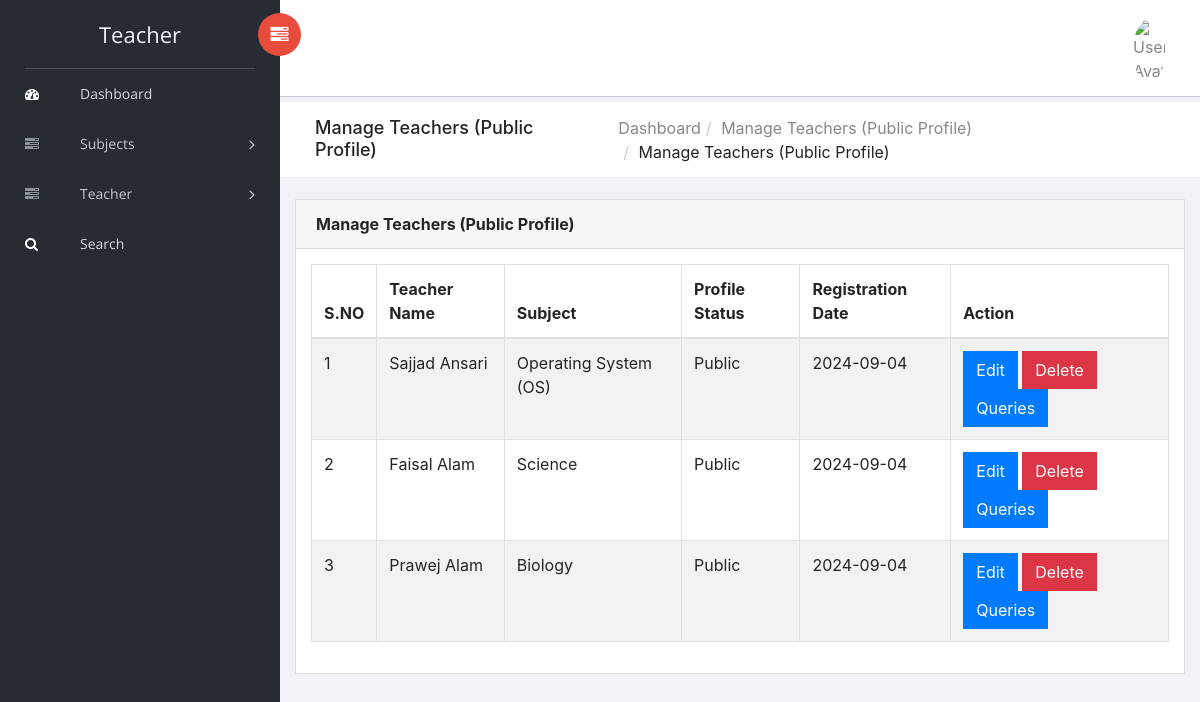
Page /Dashboard/teacher/admin/manage-publicprofileteacher.php on the committed database.
### tables this page shows
CREATE TABLE `tblteacher` (
  `ID` int(10) NOT NULL,
  `Name` varchar(120) DEFAULT NULL,
  `Picture` varchar(200) NOT NULL,
  `Email` varchar(120) DEFAULT NULL,
  `MobileNumber` bigint(10) DEFAULT NULL,
  `password` varchar(255) DEFAULT NULL,
  `Qualifications` varchar(120) DEFAULT NULL,
  `Address` varchar(200) DEFAULT NULL,
  `TeacherSub` varchar(120) DEFAULT NULL,
  `description` mediumtext DEFAULT NULL,
  `teachingExp` varchar(10) DEFAULT NULL,
  `JoiningDate` varchar(120) DEFAULT NULL,
  `RegDate` date NOT NULL DEFAULT current_timestamp(),
  `isPublic` int(1) DEFAULT NULL,
  `nationality` varchar(255) NOT NULL
);

### Dashboard/teacher/admin/manage-publicprofileteacher.php (the view, shortened to what this page needs)
<?php
include('includes/dbconnection.php');
if (strlen($_SESSION['trmsaid']==0)) {
  ?>
<!doctype html>
<html class="no-js" lang="en">
<head>
    <link rel="stylesheet" href="../vendors/bootstrap/dist/css/bootstrap.min.css">
    <link rel="stylesheet" href="../vendors/font-awesome/css/font-awesome.min.css">
    <link rel="stylesheet" href="../vendors/themify-icons/css/themify-icons.css">
    <link rel="stylesheet" href="../vendors/flag-icon-css/css/flag-icon.min.css">
    <link rel="stylesheet" href="../vendors/selectFX/css/cs-skin-elastic.css">
    <link rel="stylesheet" href="../assets/css/style.css">
</head>
<body>
    <?php include_once('includes/sidebar.php');?>
    <div id="right-panel" class="right-panel">
        <?php include_once('includes/header.php');?>
        <div class="breadcrumbs">
            <div class="col-sm-4">
                <div class="page-header float-left">
                    <div class="page-title">
                        <h1>Manage Teachers (Public Profile)</h1>
                    </div>
                </div>
            </div>
            <div class="col-sm-8">
                <div class="page-header float-right">
                    <div class="page-title">
                        <ol class="breadcrumb text-right">
                            <li><a href="dashboard.php">Dashboard</a></li>
                            <li><a href="manage-teacher.php">Manage Teachers (Public Profile)</a></li>
                            <li class="active">Manage Teachers (Public Profile)</li>
                        </ol>
                    </div>
                </div>
            </div>
        </div>
        <div class="content mt-3">
            <div class="animated fadeIn">
                <div class="row">
                    <div class="col-lg-12">
                        <div class="card">
                            <div class="card-header">
                                <strong class="card-title">Manage Teachers (Public Profile)</strong>
                            </div>
                            <div class="card-body">
                                <table id="dtBasicExample" class="table table-striped table-bordered">
                                    <thead>
                                        <tr>
                                            <tr>
                  <th>S.NO</th>
                  <th>Teacher Name</th>
                  <th>Subject</th>
                  <th>Profile Status</th>
                    <th>Registration Date</th>
                   <th>Action</th>
                </tr>
                                        </tr>
                                        </thead>
                                    <?php
$sql="SELECT * from tblteacher where isPublic='1'";
$query = $dbh -> prepare($sql);
$query->execute();
$results=$query->fetchAll(PDO::FETCH_OBJ);
$cnt=1;
if($query->rowCount() > 0)
{
foreach($results as $row)
{               ?>
                <tr>
                  <td><?php echo htmlentities($cnt);?></td>
            <td><?php  echo htmlentities($row->Name);?></td>
                  <td><?php  echo htmlentities($row->TeacherSub);?></td>
                    <td><?php $status=$row->isPublic;
if($status=='1'):
echo "Public";
else:
echo "Not Public";
endif;
                ?></td>
                  <td><?php  echo htmlentities($row->RegDate);?></td>
                  <td><a href="edit-teacher-detail.php?tid=<?php echo htmlentities ($row->ID);?>" class="btn btn-primary">Edit</a>
<a href="manage-teacher.php?delid=<?php echo htmlentities ($row->ID);?>" class="btn btn-danger" onclick="return confirm('Do you really want to delete?');">Delete</a>
<a href="queries.php?tid=<?php echo htmlentities ($row->ID);?>&&tname=<?php  echo htmlentities($row->Name);?> (<?php  echo htmlentities($row->TeacherSub);?>)" class="btn btn-primary">Queries</a>
                  </td>
                </tr>
               <?php $cnt=$cnt+1;}} ?>
                                </table>
                            </div>
                        </div>
                    </div>
                </div>
            </div>
        </div>
    </div>
    <link rel="stylesheet" type="text/css" href="https://cdn.datatables.net/1.11.5/css/dataTables.bootstrap.min.css">
</body>
</html>
<?php }  ?>

### rows in the picture
tblteacher: Name "Sajjad Ansari", TeacherSub "Operating System (OS)", isPublic "Public", RegDate "2024-09-04"
tblteacher: Name "Faisal Alam", TeacherSub "Science", isPublic "Public", RegDate "2024-09-04"
tblteacher: Name "Prawej Alam", TeacherSub "Biology", isPublic "Public", RegDate "2024-09-04"
